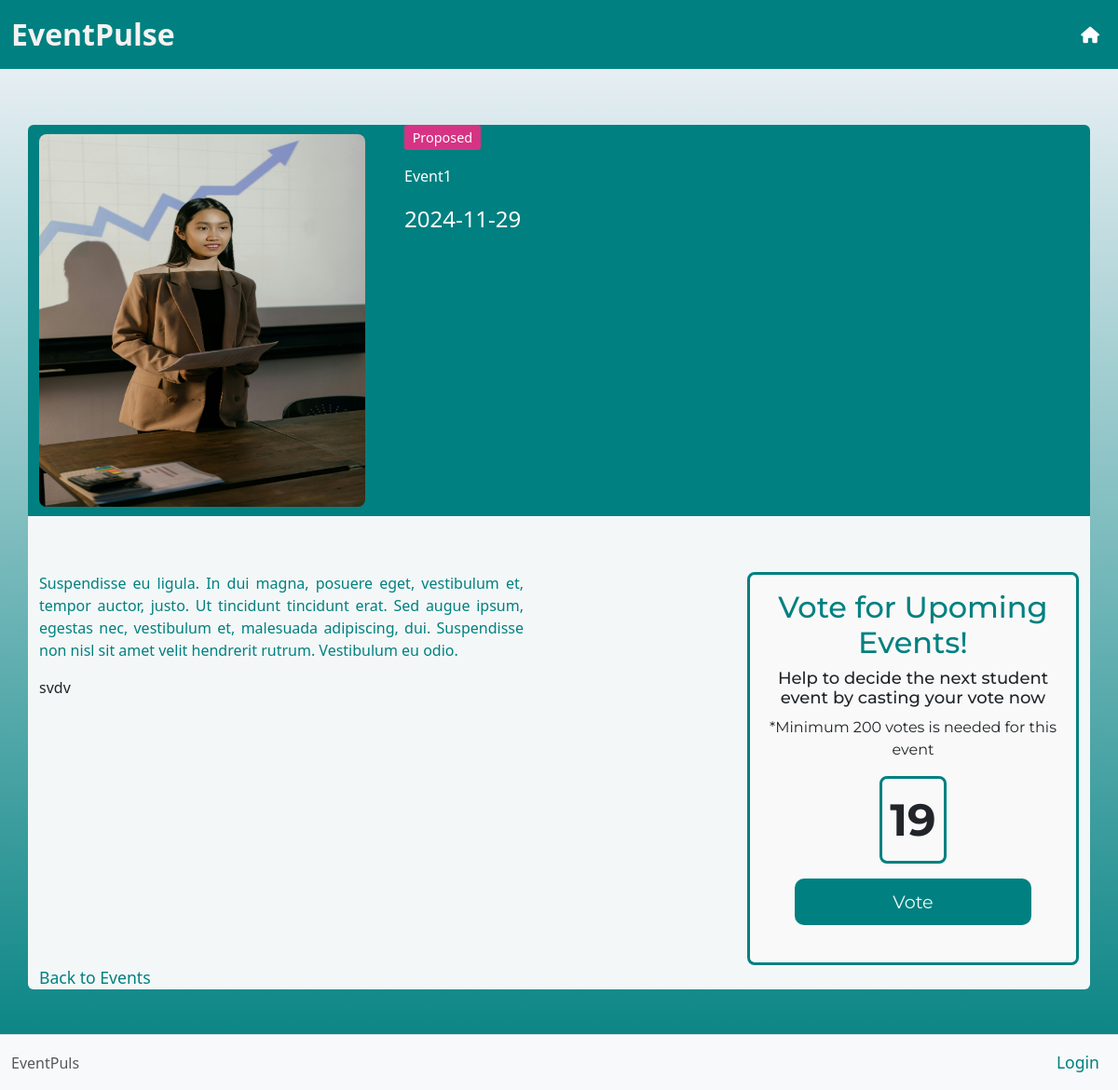
The page /admin/events/4 on the database as committed earlier.
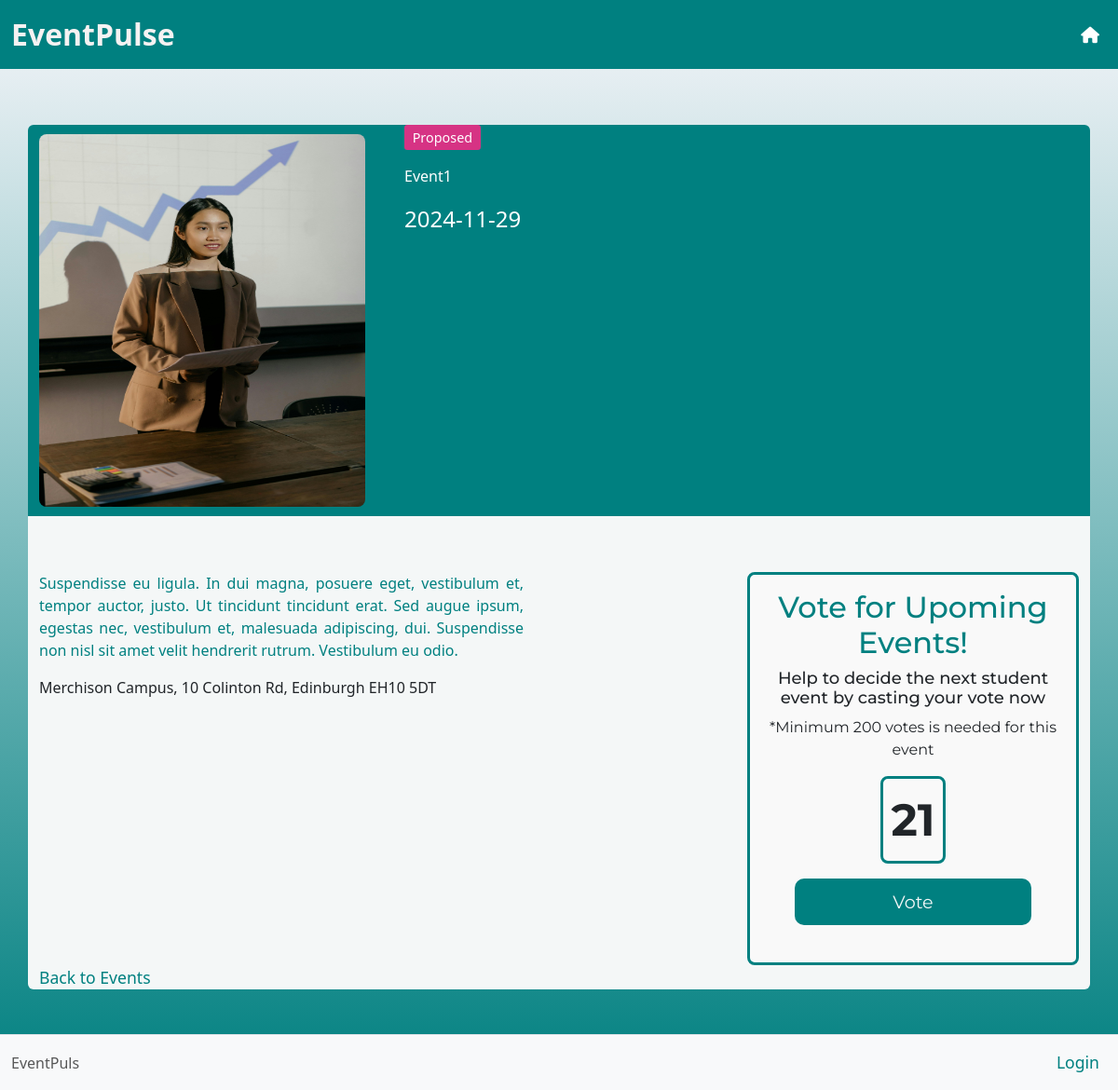
The same page on the database as committed later.
### app.py (models this page shows)
class Event(db.Model):
    eventId = db.Column(db.Integer, primary_key=True)
    eventName = db.Column(db.String(100), nullable=False)
    description = db.Column(db.Text)
    date = db.Column(db.Date, nullable=False)
    location = db.Column(db.String(100), nullable=False)
    tag = db.Column(db.Enum(EventStatus), nullable=False)
    image_url = db.Column(db.String(255), nullable=True)
    votes = db.Column(db.Integer, default=0)

### app.py (the view)
@app.route('/admin/events/<int:event_id>', methods=['GET', 'POST'])
def admin_event_detail(event_id):
    event = Event.query.get_or_404(event_id)  # Fetch the event by ID
    if request.method == 'POST':
        event.votes += 1
        db.session.commit()
        return redirect(url_for('vote_confirmation', event_id=event_id))
    return render_template('event.html', event=event)

### templates/event.html
{% extends 'base.html' %}
{% block content %}
<div class="container topbox rounded-top">
    <div class="row">
        <div class="col-12 col-md-6 col-lg-4">
        {% if event.image_url %}
            <img src="{{ url_for('static', filename=event.image_url) }}" alt="Event Image" id="eventImageLarge" >
        {% endif %}
        </div>
        <div class="col-12 col-md-6 col-lg-8" >
            <div class="container" id="titlebox">
                <p class="card-text tag-pill ">{{ event.tag.value }}</p>
                <p id="eventName ">{{ event.eventName }}</p>
                <p id="eventDate">{{ event.date }}</p>
        </div>
     </div>
 </div>
</div>
<div class="container bottombox rounded-bottom">
    <div class="row">
        <div class="col-12 col-md-6 col-lg-8" id="infobox" >
    <p id="description">{{ event.description }}</p>
    <p>{{ event.location }}</p>
    </div>
    <div class="col-12 col-md-6 col-lg-4" >
        <div class="container" id="voteBox">
        <h2>Vote for Upoming Events!</h2>
        <h3>Help to decide the next student event by casting your vote now</h3>
        <p>*Minimum 200 votes is needed for this event </p>
    <p class="border d-inline-block " id="voteCount"> {{ event.votes }} </p>
    <form action="{{ url_for('admin_event_detail', event_id=event.eventId) }}" method="post">
        <button class="btn-primary" type="submit">Vote</button><br><br>
    </form>
    </div>
    </div>
    </div>
    <a href="{{ url_for('index') }}">Back to Events</a>
</div><br><br>
{% endblock %}

### templates/base.html (shortened to what this page needs)
<!doctype html>
<html lang="en">
<head>
    <link rel="stylesheet" href="{{ url_for('static', filename='css/style.css') }}">
    <link href="https://cdn.jsdelivr.net/npm/bootstrap@5.3.3/dist/css/bootstrap.min.css" rel="stylesheet">
</head>
<body>
      <nav class="navbar navbar-expand-lg navbar-light ">
        <div class="container-fluid">
          <a class="navbar-brand" id="brand1" href="{{ url_for('index') }}">EventPulse</a>
          <div class="collapse navbar-collapse" id="navbarNav">
            <ul class="navbar-nav ms-auto">
              {% if current_user.is_authenticated %}
                <li class="nav-item">
                    {% if request.path == url_for('admin_index') %}
                    <a class="nav-link" href="{{ url_for('index') }}">
                        <i class="fa-solid fa-house fa-lg" style="color: #ffffff;"></i>
                    </a>
                 </li>
                 {% endif %}
                 {% if request.path != url_for('admin_index') %}
                <li class="nav-item">
                    <a class="nav-link" href="{{ url_for('admin_index') }}">
                        <i class="fa-solid fa-gear fa-lg" style="color: #ffffff;"></i>
                    </a>
                </li>
                {% endif %}
                <li class="nav-item">
                    <a class="nav-link" href="{{ url_for('logout') }}">
                        <i class="fas fa-sign-out-alt fa-lg" style="color: #ffffff;"></i>
                    </a>
                  </li>
              {% else %}
                <li class="nav-item">
                  <a class="nav-link" href="{{ url_for('index') }}">
                    <i class="fa-solid fa-house" style="color: #ffffff;"></i>
                  </a>
                </li>
              {% endif %}
            </ul>
          </div>
        </div>
      </nav>
        {% block content %}
        {% endblock %}
    <footer class="navbar navbar-expand-lg navbar-light bg-light border-top">
        <div class="container-fluid justify-content-between">
            <span class="navbar-text">
                {% block page_name %}EventPuls{% endblock %}
            </span>
            <ul class="navbar-nav">
              {% if current_user.is_authenticated %}
              <li class="nav-item">
                  <a class="nav-link" href="{{ url_for('logout') }}">Logout</a>
              </li>
          {% else %}
              <li class="nav-item">
                  <a class="nav-link" href="{{ url_for('login') }}">Login</a>
              </li>
          {% endif %}
            </ul>
        </div>
    </footer>
  </body>
</html>

### static/css/style.css (style rules this page uses)
body { background: rgb(246,246,250); background: linear-gradient(180deg, rgba(246,246,250,1) 0%, rgba(0,128,128,1) 100%); color: #f9f9f9; margin: 0; padding: 0; font-family: 'Open Sans', sans-serif; width: 100%; height: 100%; }
.navbar-light { background-color: #008080 !important; }
#brand1 { color: #f6f2f2 !important; font-weight: bold !important; font-size: 2.0rem !important; }
.tag-pill { display: inline-block; padding: 0.2em 0.6em; font-size: 0.9em; color: #fff; background-color: #6c757d; border-radius: 0.2rem; }
.btn-primary { width: 80% !important; height: 50px; border-radius: 10px; font-size: 1.2rem; background-color: #008080 !important; border: none; color: #f4f7f7; }
.topbox { margin-top: 5%; background-color: #008080; color: #fff; }
.bottombox { background-color: #f4f7f7; padding-top: 5%; }
#eventImageLarge { height: 400px; width: 350px; border-radius: 8px; margin-top: 10px; margin-bottom: 10px; }
#voteBox { border: 3px solid #008080; border-radius: 8px; background-color: #f9f9f9; text-align: center; font-family: 'Montserrat', sans-serif; padding: 1rem; }
h2 { color: #008080 !important; font-size: 24px; }
h3 { color: #dcf3f3; font-size: 18px !important; }
.border { border-color: #008080 !important; }
.tag-pill { padding: 0.2rem 0.5rem; background-color: #d63384; color: white; border-radius: 50px; display: inline-block; }
#eventDate { font-size: 24px; }
a { text-decoration: none !important; color: #008080 !important; font-size: 1.1rem !important; }
#description { color: #008080; text-align: justify; }
#infobox { padding-right: 20%; }
#voteCount { border: 3px solid #008080 !important; padding: 0.5rem; font-size: 48px; font-weight: bolder; border-radius: 8px; }
.tag-pill { display: inline-block; padding: 0.2em 0.6em; font-size: 0.9em; color: #fff; border-radius: 0.2rem; }

Rows that differ between the two databases and show on the page:
changed Event "Event1": location "svdv" → "Merchison Campus, 10 Colinton Rd, Edinburgh EH10 5DT"; votes "19" → "21"
